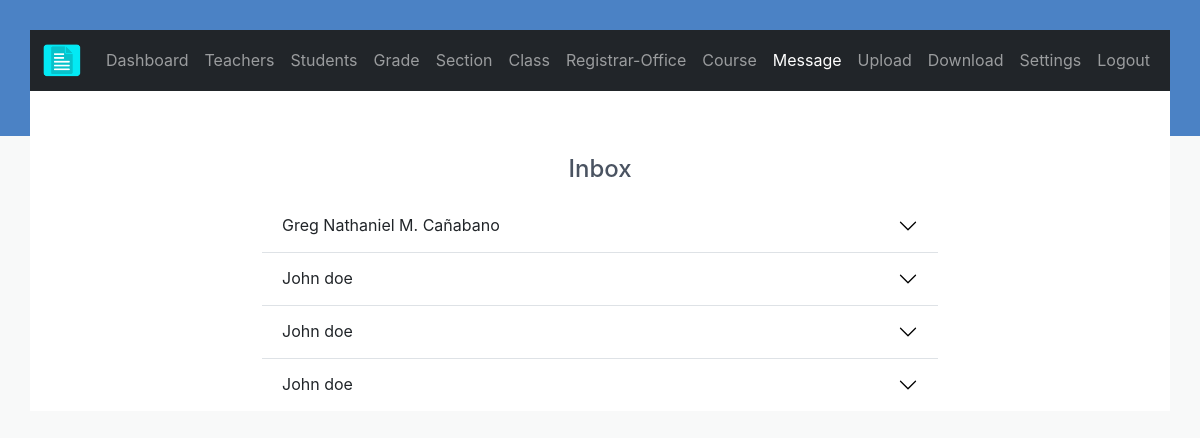
/Admin/message.php (signed in), run on the app's committed database.
### tables this page shows
CREATE TABLE `message` (
  `message_id` int(11) NOT NULL,
  `sender_full_name` varchar(100) NOT NULL,
  `sender_email` varchar(255) NOT NULL,
  `message` text NOT NULL,
  `date_time` datetime NOT NULL DEFAULT current_timestamp()
);

### Admin/data/message.php (called while the page is built)
<?php
function getAllMessages($conn){
   $sql = "SELECT * FROM message ORDER BY message_id DESC";
   $stmt = $conn->prepare($sql);
   $stmt->execute();
   if ($stmt->rowCount() >= 1) {
     $messages = $stmt->fetchAll();
     return $messages;
   }else {
    return 0;
   }
}

### Admin/message.php (the view, shortened to what this page needs)
<?php
if (isset($_SESSION['admin_id']) &&
    isset($_SESSION['role'])) {
    if ($_SESSION['role'] == 'Admin') {
       include "../DB_connection.php";
       include "data/message.php";
       $messages = getAllMessages($conn);
 ?>
<!DOCTYPE html>
<html lang="en">
<head>
	<link rel="stylesheet" href="https://cdn.jsdelivr.net/npm/bootstrap@5.2.0/dist/css/bootstrap.min.css">
	<link rel="stylesheet" href="../css/style.css">
  <link rel="stylesheet" href="https://cdnjs.cloudflare.com/ajax/libs/font-awesome/4.7.0/css/font-awesome.min.css">
</head>
<body>
    <?php
        include "inc/navbar.php";
        if ($messages != 0) {
     ?>
     <div class="container mt-5" style="width: 90%; max-width: 700px;">
        <h4 class="text-center p-3">Inbox</h4>
        <div class="accordion accordion-flush" id="accordionFlushExample_<?=$message['message_id']?>">
          <?php foreach ($messages as $message) { ?>
          <div class="accordion-item">
            <h2 class="accordion-header" id="flush-heading_<?=$message['message_id']?>">
              <button class="accordion-button collapsed" type="button" data-bs-toggle="collapse" data-bs-target="#flush-collapse_<?=$message['message_id']?>" aria-expanded="false" aria-controls="flush-collapse_<?=$message['message_id']?>">
                <?=$message['sender_full_name']?>
              </button>
            </h2>
          </div>
          <?php } ?>
        </div>
         <?php } ?>
     </div>
</body>
</html>
<?php
  }else {
    header("Location: ../login.php");
    exit;
  }
}else {
	header("Location: ../login.php");
	exit;
}
?>

### css/style.css (style rules this page uses)
* { box-sizing: border-box; font-family: -apple-system, BlinkMacSystemFont, "segoe ui", roboto, oxygen, ubuntu, cantarell, "fira sans", "droid sans", "helvetica neue", Arial, sans-serif; font-size: 16px; }
html { margin: 0; background: #f8f9f9 linear-gradient(0deg, #f8f9f9 0%, #f8f9f9 83%, #4b82c5 83%, #4b82c5 100%) no-repeat; padding: 30px; height: 100%; }
h1, h2, h3, h4, h5 { color: #4a5361; margin: 0; padding: 0; }

### data on the page
message: sender_full_name "Greg Nathaniel M. Cañabano"
message: sender_full_name "John doe"
message: sender_full_name "John doe"
message: sender_full_name "John doe"
